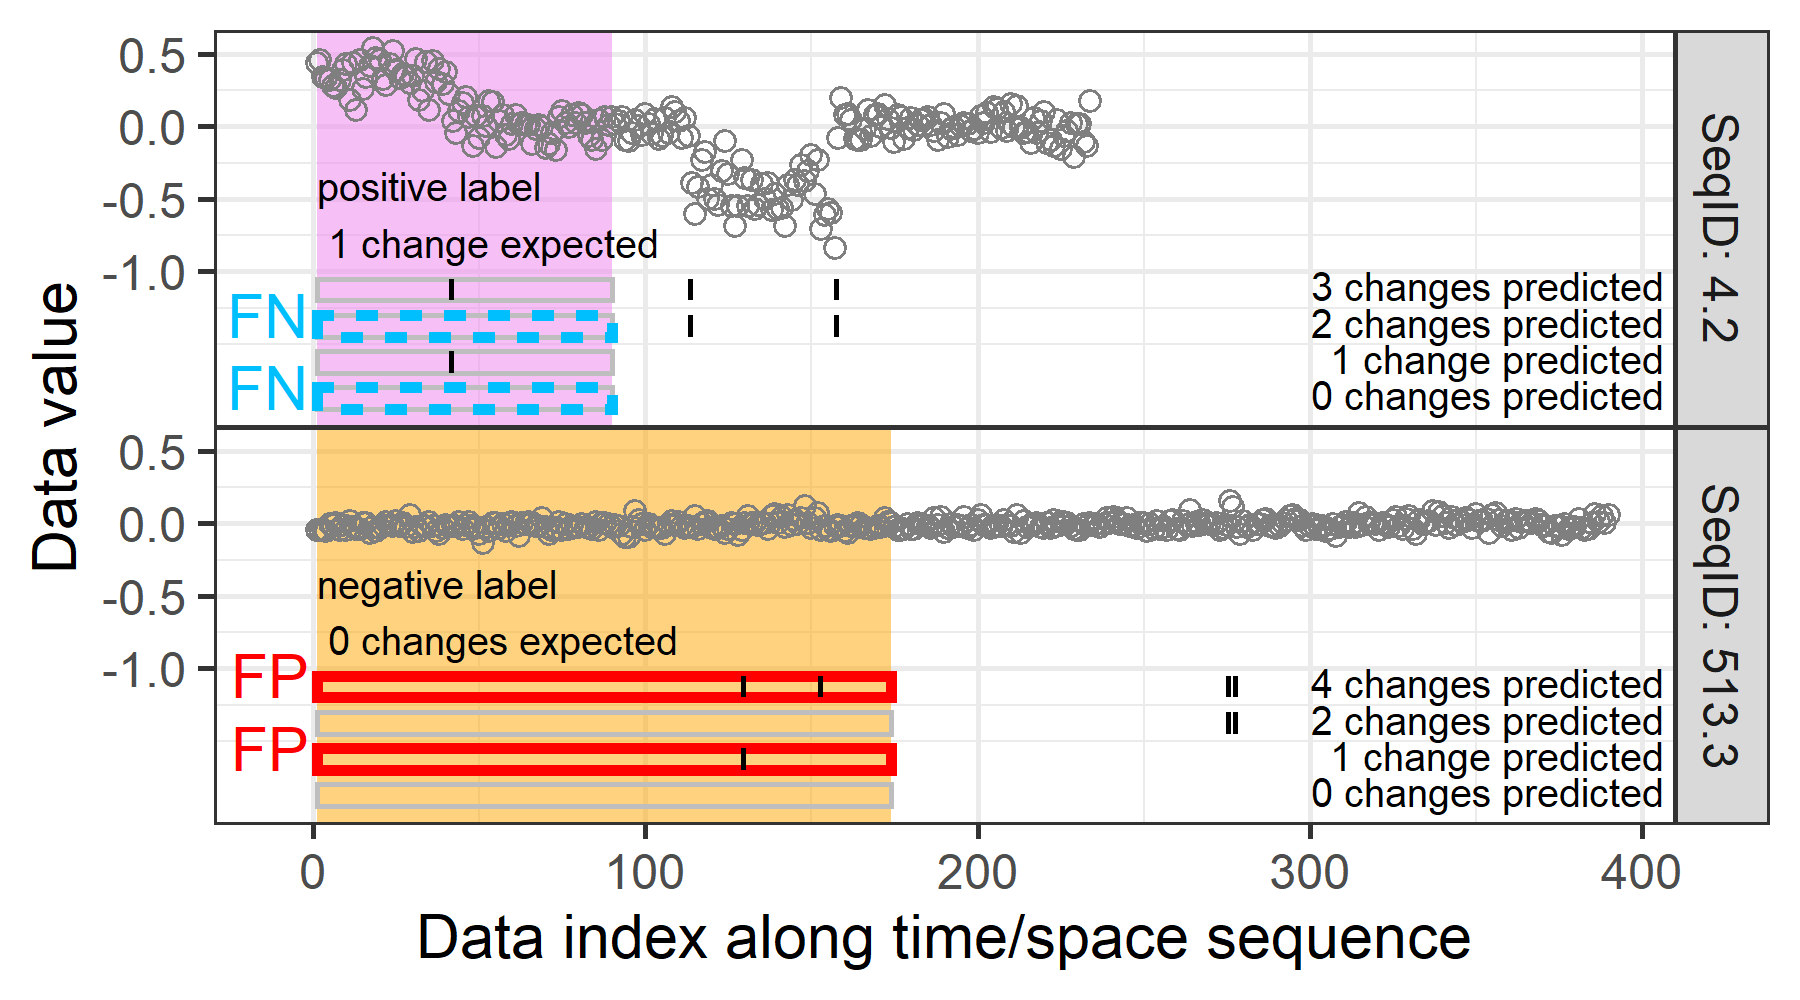

Reproduce this figure in R.
source("packages.R")
data(neuroblastoma,package="neuroblastoma")
data(neuroblastomaProcessed, package="penaltyLearning")

e <- function(label, profile.id, chromosome){
  Label <- paste0("\n", label)
  data.table(
    label, Label,
    profile.id=factor(profile.id),
    chromosome=factor(chromosome))
}
select.dt <- rbind(
  e("positive", 4, 2),
  e("negative", 513, 3)
  ##e("negative", 7, 4)
  ##e("negative", 76, 2)
  ##e("negative", 409, 4)
  ##e("negative", 485, 2)
  ##e("negative", 490, 2) #more separated
)[
, Label := factor(Label, Label)
][]
makeSeq <- function(DT){
  DT[, SeqID := paste0(profile.id,".",chromosome)][]
}
nb.dt <- makeSeq(data.table(neuroblastoma$profiles))
label.dt <- makeSeq(data.table(neuroblastoma$ann))
some.profiles <- nb.dt[select.dt, on=c("profile.id","chromosome")]
some.labels <- label.dt[select.dt, on=c("profile.id","chromosome")]
some.err <- makeSeq(neuroblastomaProcessed$errors[select.dt, {
  .(profile.id, chromosome,
    fp, fn, possible.fp, possible.fn,
    min.log.lambda=-max.log.lambda,
    max.log.lambda=-min.log.lambda,
    errors, labels,
    n.segments,
    label, 
    Label)
}, on=list(profile.id, chromosome)
][, `:=`(
  fp.diff = c(NA, diff(fp)),
  fn.diff = c(NA, diff(fn))
), by=label])
some.pred <- some.err[
  is.na(fp.diff) | fp.diff!=0 | fn.diff!=0
][
, pred.log.lambda := round(ifelse(
  min.log.lambda== -Inf,
  max.log.lambda-0.5,
  (min.log.lambda+max.log.lambda)/2),1)
][]
err.sizes <- c(
  "min(FP,FN)"=1,
  FP=3,
  FN=2)
err.colors <- c(
  "min(FP,FN)"="black",
  FP="red",
  FN="deepskyblue")
some.err.tall <- melt(
  some.err,
  measure.vars=c("fp","fn"),
  variable.name="var.lower"
)[
, variable := toupper(var.lower)
][]
leg <- "Error type"
pred.dt <- rbind(
  data.table(SeqID="513.3", pred=2.55),
  data.table(SeqID="4.2", pred=-3))
gg.err <- ggplot()+
  theme_bw()+
  theme(
    legend.position=c(0.2,0.25),
    legend.background=element_rect(color="black",fill="grey90"),
    panel.spacing=grid::unit(0, "lines"))+
  facet_grid(SeqID ~ ., labeller=label_both)+
  geom_vline(aes(
    xintercept=pred.log.lambda),
    data=some.pred,
    size=1,
    color="grey")+
  geom_vline(aes(
    xintercept=pred),
    data=pred.dt,
    size=1,
    color="violet")+
  geom_text(aes(
    pred.log.lambda, 0.5,
    label=n.segments-1),
    data=some.pred,
    color="black")+
  geom_text(aes(
    x=2.5,y=0.5,label="changes predicted"),
    data=some.pred[n.segments==4],
    color="black")+
  geom_segment(aes(
    min.log.lambda, value,
    xend=max.log.lambda, yend=value,
    color=variable, size=variable),
    data=some.err.tall)+
  scale_y_continuous(
    "Label errors",
    breaks=c(0,1),
    limits=c(-0.2, 1.2))+
  scale_color_manual(leg,values=err.colors)+
  scale_size_manual(leg,values=err.sizes)+
  scale_x_continuous(
    "Predicted value f(x)",
    breaks=seq(-10, 10, by=1))+
  coord_cartesian(xlim=c(-3, 5))
png("figure-aum-convexity-new-profiles.png", 3.5, 2.5, units="in", res=200)
print(gg.err)
dev.off()

some.profiles[, data.i := seq(1,.N),by=SeqID]
(nb.segs <- some.profiles[, {
  cum.vec <- cumsum(c(0, logratio))
  d <- diff(position)/2
  between <- position[-1]-d
  data.start.pos <- c(position[1]-d[1], between)
  data.end.pos <- c(between, position[.N]+d[.N-1])
  max.segments <- max(some.pred$n.segments)
  fit <- jointseg::Fpsn(logratio, max.segments)
  end.t <- t(fit$t.est)
  end.dt <- data.table(
    end=as.integer(end.t),
    n.segments=as.integer(col(end.t))
  )[!is.na(end)]
  end.dt[, start := c(0, end[-.N])+1, by=n.segments]
  end.dt[, mean := (cum.vec[end+1]-cum.vec[start])/(end-start+1)]
  end.dt[, `:=`(
    start.pos=data.start.pos[start],
    end.pos=data.end.pos[end]
  )]
}, by=SeqID][])
getY <- function(rel){
  M <- -1
  m <- -2
  d <- M-m
  rel*d+m
}
some.pred[
, yrel := seq(1,.N)/.N
, by = SeqID
][, `:=`(
  ymax=getY(yrel-0.05),
  ymin=getY(yrel-0.2)
)]
(nb.changes <- nb.segs[, .SD[-1, .(
  change=start-0.5
)], by=.(SeqID,n.segments)
][some.pred, on=c("SeqID","n.segments"),nomatch=0L])
some.label.data <- some.profiles[some.labels, .(
  min.i=min(data.i),
  max.i=max(data.i),
  label=label[1],
  annotation=annotation[1]
), on=.(SeqID,position>min, position<max), by=.EACHI
][, .(SeqID, min.i, max.i, label, annotation)]
err.list <- penaltyLearning::labelError(
  some.pred,
  some.label.data,
  nb.changes,
  change.var="change",
  label.vars=c("min.i","max.i"),
  problem.vars="SeqID")
err.abbrev <- c(
  "false negative"="FN",
  "false positive"="FP",
  "correct"="None")
nb.changes[, x := max(change), by=SeqID]
gg <- ggplot()+
  theme_bw()+
  theme(
    legend.position="none",
    panel.spacing=grid::unit(0, "lines"))+
  scale_fill_manual(
    "label",
    values=c(
      positive="violet",
      negative="orange"))+
  geom_rect(aes(
    xmin=min.i, xmax=max.i,
    ymin=-Inf, ymax=Inf,
    fill=label),
    alpha=0.5,
    data=some.label.data)+
  geom_rect(aes(
    xmin=min.i, xmax=max.i,
    ymin=ymin, ymax=ymax),
    fill=NA,
    color="grey",
    size=0.5,
    data=err.list$label.errors[, Error := err.abbrev[status]])+
  geom_rect(aes(
    xmin=min.i, xmax=max.i,
    ymin=ymin, ymax=ymax,
    color=Error,
    linetype=Error),
    fill=NA,
    size=1,
    data=err.list$label.errors[, Error := err.abbrev[status]])+
  geom_text(aes(
    min.i, -0.9, label=paste(
      label, "label\n",
      ifelse(
        label=="positive",
        "1 change expected",
        "0 changes expected"))),
    hjust=0,
    size=2.5,
    vjust=0,
    data=some.label.data)+
  geom_text(aes(
    min.i, ymin, label=Error,
    color=Error),
    hjust=1.1,
    vjust=0,
    data=err.list$label.errors)+
  geom_point(aes(
    data.i, logratio),
    color="grey50",
    shape=1,
    data=some.profiles)+
  facet_grid(SeqID ~ ., labeller=label_both)+
  geom_segment(aes(
    change, ymax,
    xend=change, yend=ymin),
    size=0.5,
    data=nb.changes)+
  geom_text(aes(
    Inf, ymin, label=sprintf(
      "%d change%s predicted ",
      n.segments-1,
      ifelse(n.segments-1==1,"","s"))),
    hjust=1,
    size=2.5,
    vjust=0,
    data=err.list$label.errors)+
  scale_linetype_manual(
    "Error",
    values=c(
      None=0,
      FN=3,
      FP=1))+
  scale_color_manual(
    values=err.colors)+
  scale_x_continuous(
    "Data index along time/space sequence",
    limits=c(-10,NA))+
  scale_y_continuous(
    "Data value",
    breaks=seq(-1,1,by=0.5))
png("figure-aum-convexity-new.png", 4.5, 2.5, units="in", res=400)
print(gg)
dev.off()
